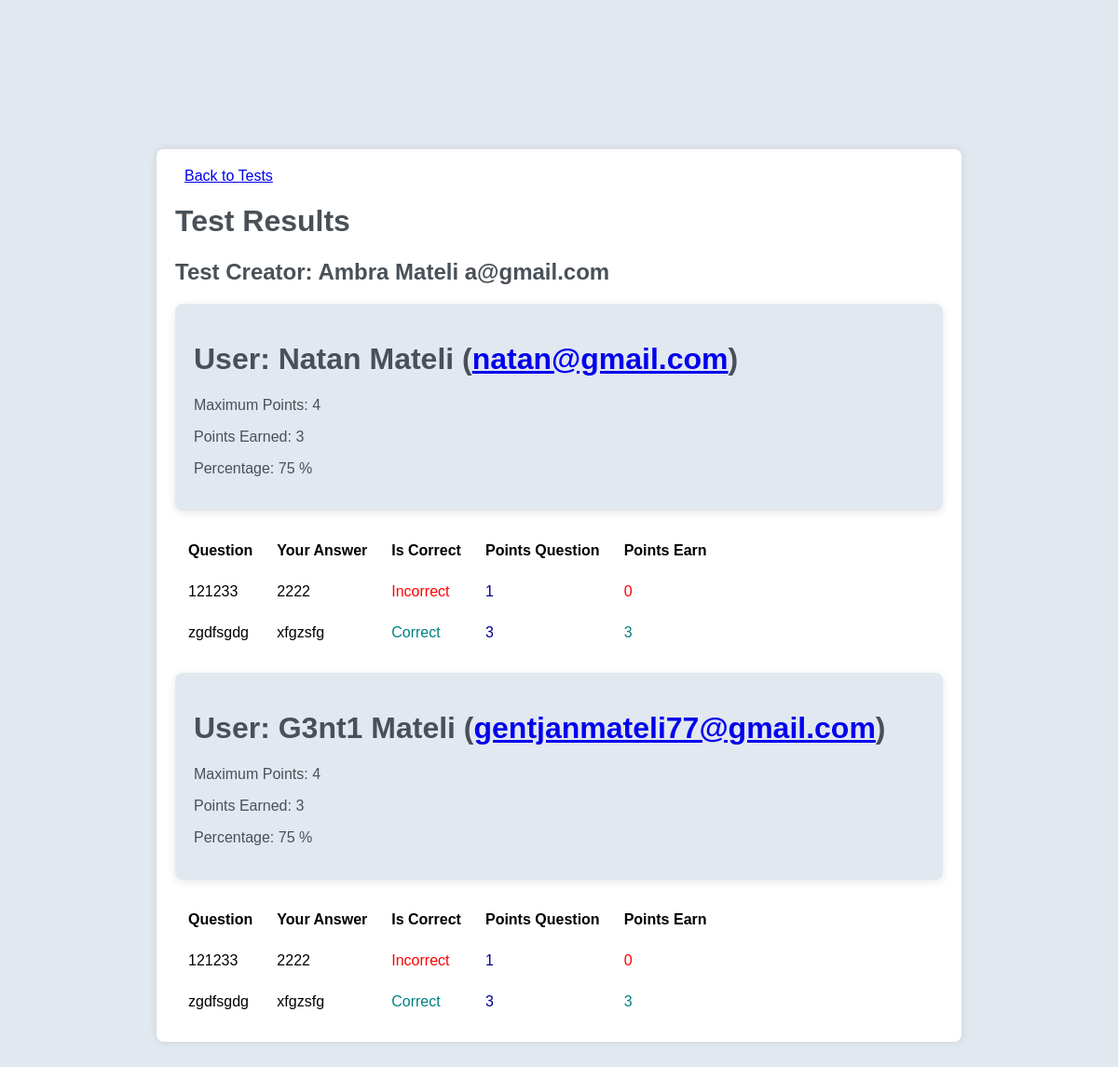
/answers/13 (signed in), run on the app's committed database.
### lms/models.py (models this page shows, shortened)
class Test(models.Model):
    category = models.ForeignKey(Classrooms, on_delete=models.CASCADE)
    creator = models.ForeignKey(User, on_delete=models.CASCADE)
    name = models.CharField(max_length=255)
    description = models.TextField(blank=True, max_length=255, null=True)
    max_points = models.IntegerField(default=0)
    created_at = models.DateTimeField(auto_now_add=True)
    users = models.ManyToManyField(User, related_name='tests', blank=True)

class UserAnswer(models.Model):
    user = models.ForeignKey(User, on_delete=models.CASCADE)
    test = models.ForeignKey(Test, on_delete=models.CASCADE)
    question = models.ForeignKey(Question, on_delete=models.CASCADE)
    answer = models.ForeignKey(Options, on_delete=models.CASCADE, null=True)  # Allow null values
    is_correct = models.BooleanField(default=False)
    points_earned = models.IntegerField(default=0)
    created_at = models.DateTimeField(auto_now_add=True)
    def save(self, *args, **kwargs):
        if self.is_correct:
            self.points_earned = self.question.points
        super().save(*args, **kwargs)
    class Meta:
        unique_together = ('user', 'test', 'question')

class Question(models.Model):
    test = models.ForeignKey(Test, on_delete=models.CASCADE)
    name = models.CharField(max_length=255, unique=True)
    points = models.PositiveSmallIntegerField(
        validators=[MinValueValidator(1), MaxValueValidator(5)], default=1)
    created_at = models.DateTimeField(auto_now_add=True)
    updated_at = models.DateTimeField(auto_now=True)
    def __str__(self):
        return self.name

class Options(models.Model):
    question = models.ForeignKey(Question, related_name='options', on_delete=models.CASCADE)
    text = models.CharField(max_length=255)
    is_correct = models.BooleanField(default=False)
    created_at = models.DateTimeField(auto_now_add=True)
    updated_at = models.DateTimeField(auto_now=True)
    def __str__(self):
        return self.text

### lms/views/answers.py (the view)
# urls.py: path('answers/<int:test_id>', answers.show_answers, name='answers'),
def show_answers(request, test_id):
    test = get_object_or_404(Test, pk=test_id)
    if request.user == test.creator:
        user_answers = UserAnswer.objects.filter(test=test_id)
    else:
        user_answers = UserAnswer.objects.filter(test=test, user=request.user)
    user_answers_by_user = {}
    for user_answer in user_answers:
        user = user_answer.user
        if user in user_answers_by_user:
            user_answers_by_user[user].append(user_answer)
        else:
            user_answers_by_user[user] = [user_answer]
    user_results = []
    for user, answers in user_answers_by_user.items():
        total_points = sum(answer.points_earned for answer in answers)
        max_points = test.question_set.aggregate(Sum('points'))['points__sum']
        max_points = max_points if max_points is not None else 0
        percentage = total_points / max_points * 100 if max_points > 0 else 0
        user_results.append({
            'user': user,
            'user_answers': answers,
            'total_points': total_points,
            'max_points': max_points,
            'percentage': percentage
        })
    for user_answer in user_answers:
        user_answer.save()
    return render(request, 'answers/show_answers.html', {
        'test': test,
        'user_results': user_results,
    })

### templates/answers/show_answers.html (shortened to what this page needs)
<link rel="stylesheet" href="https://cdn.jsdelivr.net/npm/@tabler/core@1.0.0-beta17/dist/css/tabler.min.css">
{% block content %}
<body>
    <div class="container">
        <a href="{% url 'tests' %}" class="btn btn-outline-success back-btn">Back to Tests</a>
        <h1 style="color: #495057;">Test Results</h1>
        <h2 class="test-info">Test Creator: {{ test.creator.first_name }} {{ test.creator.last_name }} {{ test.creator }}</h2>
        {% for user_result in user_results %}
        <div class="card card-lg user-card">
            <div class="card-body user-card-body">
                <h1 class="card-title user-details">User: {{ user_result.user.first_name }} {{ user_result.user.last_name }} (<a href="#" class="text-reset">{{ user_result.user.email }}</a>)</h1>
                <p class="card-text user-details">Maximum Points: {{ user_result.max_points }}</p>
                <p class="card-text user-details">Points Earned: {{ user_result.total_points }}</p>
                <p class="card-text user-details">Percentage: {{ user_result.percentage|floatformat:0 }} %</p>
            </div>
        </div>
        <table class="table result-table">
            <thead>
                <tr>
                    <th>Question</th>
                    <th>Your Answer</th>
                    <th>Is Correct</th>
                    <th>Points Question</th>
                    <th>Points Earn</th>
                </tr>
            </thead>
            <tbody>
                {% for user_answer in user_result.user_answers %}
                <tr>
                    <td>{{ user_answer.question }}</td>
                    <td>{{ user_answer.answer }}</td>
                    <td style="color: {% if user_answer.answer.is_correct %}teal{% else %}red{% endif %}">
                        {% if user_answer.answer.is_correct %}Correct{% else %}Incorrect{% endif %}
                    </td>
                    <td style="color: darkblue">{{ user_answer.question.points }}</td>
                    <td style="color: {% if user_answer.answer.is_correct %}teal{% else %}red{% endif %}">
                        {% if user_answer.answer.is_correct %} {{ user_answer.question.points }} {% else %} 0 {% endif %}
                    </td>
                </tr>
                {% endfor %}
            </tbody>
        </table>
        {% endfor %}
    </div>
{% endblock %}

### templates/answers/show_answers.html (style rules this page uses)
body { font-family: 'Poppins', sans-serif; background-color: #e2e8f0; }
.container { margin: 160px; padding: 20px; background-color: #fff; border-radius: 8px; box-shadow: 0 0 10px rgba(0, 0, 0, 0.1); }
.back-btn { margin: 10px; }
.test-info { color: #495057; }
.card-lg { margin-top: 20px; }
.user-card { background-color: #e2e8f0; border-radius: 8px; box-shadow: 0 2px 10px rgba(0, 0, 0, 0.1); margin-bottom: 20px; }
.user-card-body { padding: 20px; }
.user-details { color: #495057; }
.result-table { margin-top: 20px; }
.table th, .table td { padding: 12px; }

### data on the page
Test: creator.first_name "Ambra", creator.last_name "Mateli", creator "a@gmail.com"
UserAnswer: question "121233", answer "2222", shows "Incorrect", question.points "1", shows "0"
UserAnswer: question "zgdfsgdg", answer "xfgzsfg", shows "Correct", question.points "3"
UserAnswer: question "121233", answer "2222", shows "Incorrect", question.points "1", shows "0"
UserAnswer: question "zgdfsgdg", answer "xfgzsfg", shows "Correct", question.points "3"

### other printed values
{{ user_result.user.first_name }} "Natan"
{{ user_result.user.last_name }} "Mateli"
{{ user_result.user.email }} "natan@gmail.com"
{{ user_result.max_points }} "4"
{{ user_result.total_points }} "3"
{{ user_result.percentage|floatformat:0 }} "75"
{{ user_result.user.first_name }} "G3nt1"
{{ user_result.user.email }} "gentjanmateli77@gmail.com"
